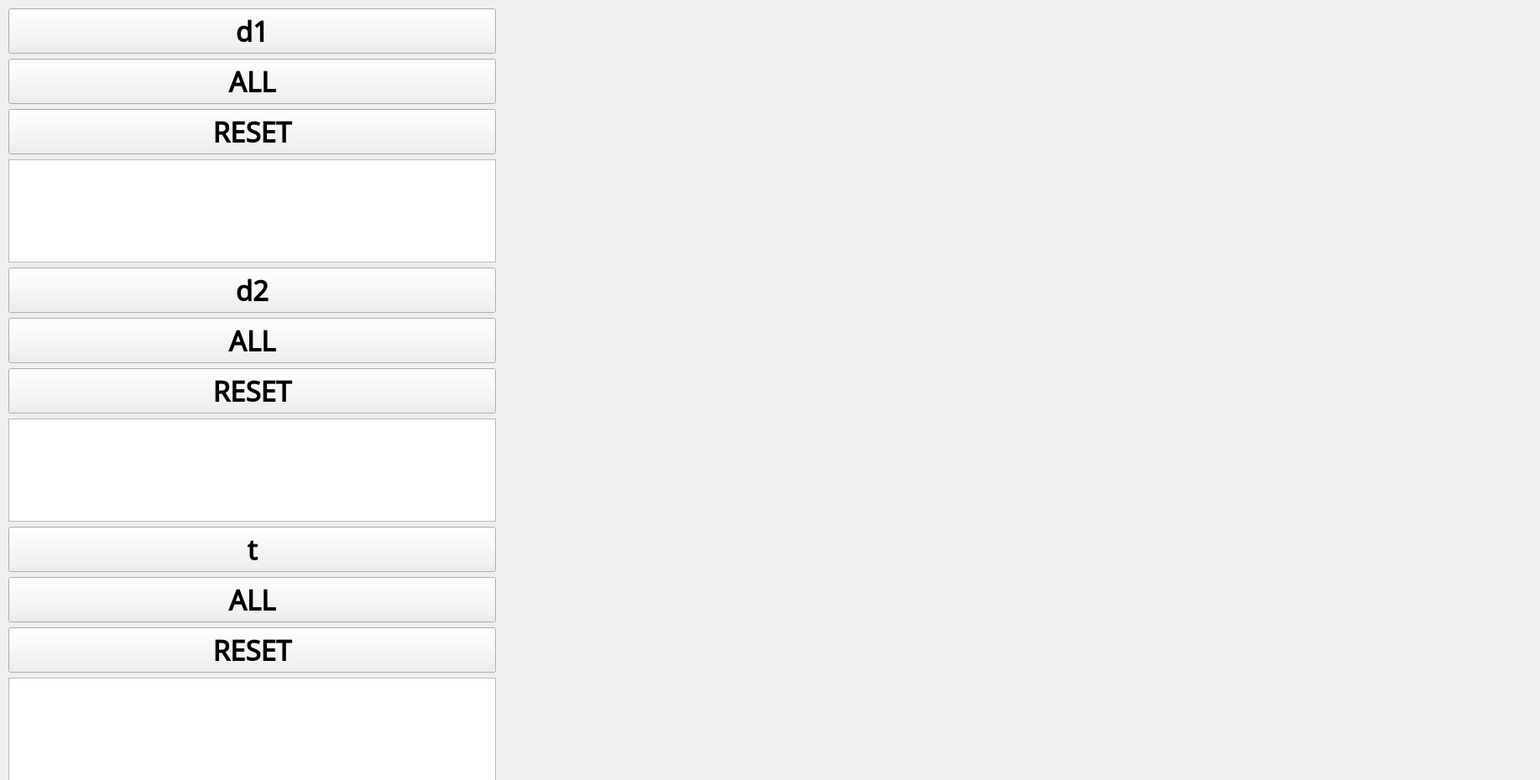
      <widget class="QWidget" name="scrollAreaWidgetContents_6">
       <property name="geometry">
        <rect>
         <x>0</x>
         <y>0</y>
         <width>1835</width>
         <height>930</height>
        </rect>
       </property>
       <widget class="QWidget" name="layoutWidget_4">
        <property name="geometry">
         <rect>
          <x>10</x>
          <y>10</y>
          <width>581</width>
          <height>921</height>
         </rect>
        </property>
        <layout class="QVBoxLayout" name="verticalLayout_5">
         <item>
          <widget class="QPushButton" name="pushButton_43">
           <property name="font">
            <font>
             <family>Noto Sans Bassa Vah</family>
             <pointsize>25</pointsize>
             <weight>75</weight>
             <bold>true</bold>
            </font>
           </property>
           <property name="text">
            <string>d1</string>
           </property>
          </widget>
         </item>
         <item>
          <widget class="QPushButton" name="pushButton_293">
           <property name="font">
            <font>
             <family>Noto Sans Bassa Vah</family>
             <pointsize>25</pointsize>
             <weight>75</weight>
             <bold>true</bold>
            </font>
           </property>
           <property name="text">
            <string>ALL</string>
           </property>
          </widget>
         </item>
         <item>
          <widget class="QPushButton" name="pushButton_278">
           <property name="font">
            <font>
             <family>Noto Sans Bassa Vah</family>
             <pointsize>25</pointsize>
             <weight>75</weight>
             <bold>true</bold>
            </font>
           </property>
           <property name="text">
            <string>RESET</string>
           </property>
          </widget>
         </item>
         <item>
          <widget class="QPlainTextEdit" name="plainTextEdit_13">
           <property name="font">
            <font>
             <pointsize>18</pointsize>
            </font>
           </property>
          </widget>
         </item>
         <item>
          <widget class="QPushButton" name="pushButton_44">
           <property name="font">
            <font>
             <family>Noto Sans Bassa Vah</family>
             <pointsize>25</pointsize>
             <weight>75</weight>
             <bold>true</bold>
            </font>
           </property>
           <property name="text">
            <string>d2</string>
           </property>
          </widget>
         </item>
         <item>
          <widget class="QPushButton" name="pushButton_294">
           <property name="font">
            <font>
             <family>Noto Sans Bassa Vah</family>
             <pointsize>25</pointsize>
             <weight>75</weight>
             <bold>true</bold>
            </font>
           </property>
           <property name="text">
            <string>ALL</string>
           </property>
          </widget>
         </item>
         <item>
          <widget class="QPushButton" name="pushButton_279">
           <property name="font">
            <font>
             <family>Noto Sans Bassa Vah</family>
             <pointsize>25</pointsize>
             <weight>75</weight>
             <bold>true</bold>
            </font>
           </property>
           <property name="text">
            <string>RESET</string>
           </property>
          </widget>
         </item>
         <item>
          <widget class="QPlainTextEdit" name="plainTextEdit_14">
           <property name="font">
            <font>
             <pointsize>18</pointsize>
            </font>
           </property>
          </widget>
         </item>
         <item>
          <widget class="QPushButton" name="pushButton_45">
           <property name="font">
            <font>
             <family>Noto Sans Bassa Vah</family>
             <pointsize>25</pointsize>
             <weight>75</weight>
             <bold>true</bold>
            </font>
           </property>
           <property name="text">
            <string>t</string>
           </property>
          </widget>
         </item>
         <item>
          <widget class="QPushButton" name="pushButton_295">
           <property name="font">
            <font>
             <family>Noto Sans Bassa Vah</family>
             <pointsize>25</pointsize>
             <weight>75</weight>
             <bold>true</bold>
            </font>
           </property>
           <property name="text">
            <string>ALL</string>
           </property>
          </widget>
         </item>
         <item>
          <widget class="QPushButton" name="pushButton_280">
           <property name="font">
            <font>
             <family>Noto Sans Bassa Vah</family>
             <pointsize>25</pointsize>
             <weight>75</weight>
             <bold>true</bold>
            </font>
           </property>
           <property name="text">
            <string>RESET</string>
           </property>
          </widget>
         </item>
         <item>
          <widget class="QPlainTextEdit" name="plainTextEdit_15">
           <property name="font">
            <font>
             <pointsize>18</pointsize>
            </font>
           </property>
          </widget>
         </item>
        </layout>
       </widget>
       <widget class="QLabel" name="label_5">
        <property name="geometry">
         <rect>
          <x>600</x>
          <y>10</y>
          <width>931</width>
          <height>801</height>
         </rect>
        </property>
        <property name="text">
         <string/>
        </property>
        <property name="pixmap">
         <pixmap>KarateClubN34.svg</pixmap>
        </property>
       </widget>
       <widget class="QPushButton" name="pushButton_78">
        <property name="geometry">
         <rect>
          <x>730</x>
          <y>370</y>
          <width>101</width>
          <height>101</height>
         </rect>
        </property>
        <property name="styleSheet">
         <string notr="true">background-color: rgba(0,0,0,0); border: none;</string>
        </property>
        <property name="text">
         <string/>
        </property>
       </widget>
       <widget class="QPushButton" name="pushButton_79">
        <property name="geometry">
         <rect>
          <x>960</x>
          <y>340</y>
          <width>71</width>
          <height>71</height>
         </rect>
        </property>
        <property name="styleSheet">
         <string notr="true">background-color: rgba(0,0,0,0); border: none;</string>
        </property>
        <property name="text">
         <string/>
        </property>
       </widget>
       <widget class="QPushButton" name="pushButton_80">
        <property name="geometry">
         <rect>
          <x>1080</x>
          <y>470</y>
          <width>61</width>
          <height>61</height>
         </rect>
        </property>
        <property name="styleSheet">
         <string notr="true">background-color: rgba(0,0,0,0); border: none;</string>
        </property>
        <property name="text">
         <string/>
        </property>
       </widget>
       <widget class="QPushButton" name="pushButton_81">
        <property name="geometry">
         <rect>
          <x>870</x>
          <y>520</y>
          <width>41</width>
          <height>51</height>
         </rect>
        </property>
        <property name="styleSheet">
         <string notr="true">background-color: rgba(0,0,0,0); border: none;</string>
        </property>
        <property name="text">
         <string/>
        </property>
       </widget>
       <widget class="QPushButton" name="pushButton_82">
        <property name="geometry">
         <rect>
          <x>610</x>
          <y>410</y>
          <width>41</width>
          <height>51</height>
         </rect>
        </property>
        <property name="styleSheet">
         <string notr="true">background-color: rgba(0,0,0,0); border: none;</string>
        </property>
        <property name="text">
         <string/>
        </property>
       </widget>
       <widget class="QPushButton" name="pushButton_83">
        <property name="geometry">
         <rect>
          <x>700</x>
          <y>580</y>
          <width>41</width>
          <height>51</height>
         </rect>
        </property>
        <property name="styleSheet">
         <string notr="true">background-color: rgba(0,0,0,0); border: none;</string>
        </property>
        <property name="text">
         <string/>
        </property>
       </widget>
       <widget class="QPushButton" name="pushButton_84">
        <property name="geometry">
         <rect>
          <x>660</x>
          <y>480</y>
          <width>41</width>
          <height>51</height>
         </rect>
        </property>
        <property name="styleSheet">
         <string notr="true">background-color: rgba(0,0,0,0); border: none;</string>
        </property>
        <property name="text">
         <string/>
        </property>
       </widget>
       <widget class="QPushButton" name="pushButton_85">
        <property name="geometry">
         <rect>
          <x>830</x>
          <y>310</y>
          <width>51</width>
          <height>51</height>
         </rect>
        </property>
        <property name="styleSheet">
         <string notr="true">background-color: rgba(0,0,0,0); border: none;</string>
        </property>
        <property name="text">
         <string/>
        </property>
       </widget>
       <widget class="QPushButton" name="pushButton_86">
        <property name="geometry">
         <rect>
          <x>1100</x>
          <y>240</y>
          <width>51</width>
          <height>51</height>
         </rect>
        </property>
        <property name="styleSheet">
         <string notr="true">background-color: rgba(0,0,0,0); border: none;</string>
        </property>
        <property name="text">
         <string/>
        </property>
       </widget>
       <widget class="QPushButton" name="pushButton_87">
        <property name="geometry">
         <rect>
          <x>1060</x>
          <y>300</y>
          <width>51</width>
          <height>51</height>
         </rect>
        </property>
        <property name="styleSheet">
         <string notr="true">background-color: rgba(0,0,0,0); border: none;</string>
        </property>
        <property name="text">
         <string/>
        </property>
       </widget>
       <widget class="QPushButton" name="pushButton_88">
        <property name="geometry">
         <rect>
          <x>660</x>
          <y>330</y>
          <width>51</width>
          <height>51</height>
         </rect>
        </property>
        <property name="styleSheet">
         <string notr="true">background-color: rgba(0,0,0,0); border: none;</string>
        </property>
        <property name="text">
         <string/>
        </property>
       </widget>
       <widget class="QPushButton" name="pushButton_89">
        <property name="geometry">
         <rect>
          <x>710</x>
          <y>270</y>
          <width>51</width>
          <height>51</height>
         </rect>
        </property>
        <property name="styleSheet">
         <string notr="true">background-color: rgba(0,0,0,0); border: none;</string>
        </property>
        <property name="text">
         <string/>
        </property>
       </widget>
       <widget class="QPushButton" name="pushButton_90">
        <property name="geometry">
         <rect>
          <x>710</x>
          <y>490</y>
          <width>51</width>
          <height>51</height>
         </rect>
        </property>
        <property name="styleSheet">
         <string notr="true">background-color: rgba(0,0,0,0); border: none;</string>
        </property>
        <property name="text">
         <string/>
        </property>
       </widget>
       <widget class="QPushButton" name="pushButton_91">
        <property name="geometry">
         <rect>
          <x>920</x>
          <y>480</y>
          <width>51</width>
          <height>51</height>
         </rect>
        </property>
        <property name="styleSheet">
         <string notr="true">background-color: rgba(0,0,0,0); border: none;</string>
        </property>
        <property name="text">
         <string/>
        </property>
       </widget>
       <widget class="QPushButton" name="pushButton_92">
        <property name="geometry">
         <rect>
          <x>1240</x>
          <y>350</y>
          <width>31</width>
          <height>21</height>
         </rect>
        </property>
        <property name="styleSheet">
         <string notr="true">background-color: rgba(0,0,0,0); border: none;</string>
        </property>
        <property name="text">
         <string/>
        </property>
       </widget>
       <widget class="QPushButton" name="pushButton_93">
        <property name="geometry">
         <rect>
          <x>1250</x>
          <y>310</y>
          <width>31</width>
          <height>31</height>
         </rect>
        </property>
        <property name="styleSheet">
         <string notr="true">background-color: rgba(0,0,0,0); border: none;</string>
        </property>
        <property name="text">
         <string/>
        </property>
       </widget>
       <widget class="QPushButton" name="pushButton_94">
        <property name="geometry">
         <rect>
          <x>640</x>
          <y>550</y>
          <width>51</width>
          <height>51</height>
         </rect>
        </property>
        <property name="styleSheet">
         <string notr="true">background-color: rgba(0,0,0,0); border: none;</string>
        </property>
        <property name="text">
         <string/>
        </property>
       </widget>
       <widget class="QPushButton" name="pushButton_95">
        <property name="geometry">
         <rect>
          <x>800</x>
          <y>570</y>
          <width>51</width>
          <height>51</height>
         </rect>
        </property>
        <property name="styleSheet">
         <string notr="true">background-color: rgba(0,0,0,0); border: none;</string>
        </property>
        <property name="text">
         <string/>
        </property>
       </widget>
       <widget class="QPushButton" name="pushButton_96">
        <property name="geometry">
         <rect>
          <x>1240</x>
          <y>220</y>
          <width>51</width>
          <height>51</height>
         </rect>
        </property>
        <property name="styleSheet">
         <string notr="true">background-color: rgba(0,0,0,0); border: none;</string>
        </property>
        <property name="text">
         <string/>
        </property>
       </widget>
       <widget class="QPushButton" name="pushButton_97">
        <property name="geometry">
         <rect>
          <x>850</x>
          <y>180</y>
          <width>51</width>
          <height>51</height>
         </rect>
        </property>
        <property name="styleSheet">
         <string notr="true">background-color: rgba(0,0,0,0); border: none;</string>
        </property>
        <property name="text">
         <string/>
        </property>
       </widget>
       <widget class="QPushButton" name="pushButton_98">
        <property name="geometry">
         <rect>
          <x>1170</x>
          <y>260</y>
          <width>51</width>
          <height>51</height>
         </rect>
        </property>
        <property name="styleSheet">
         <string notr="true">background-color: rgba(0,0,0,0); border: none;</string>
        </property>
        <property name="text">
         <string/>
        </property>
       </widget>
       <widget class="QPushButton" name="pushButton_99">
        <property name="geometry">
         <rect>
          <x>770</x>
          <y>220</y>
          <width>51</width>
          <height>51</height>
         </rect>
        </property>
        <property name="styleSheet">
         <string notr="true">background-color: rgba(0,0,0,0); border: none;</string>
        </property>
        <property name="text">
         <string/>
        </property>
       </widget>
       <widget class="QPushButton" name="pushButton_100">
        <property name="geometry">
         <rect>
          <x>1190</x>
          <y>490</y>
          <width>51</width>
          <height>51</height>
         </rect>
        </property>
        <property name="styleSheet">
         <string notr="true">background-color: rgba(0,0,0,0); border: none;</string>
        </property>
        <property name="text">
         <string/>
        </property>
       </widget>
       <widget class="QPushButton" name="pushButton_101">
        <property name="geometry">
         <rect>
          <x>1360</x>
          <y>360</y>
          <width>51</width>
          <height>51</height>
         </rect>
        </property>
        <property name="styleSheet">
         <string notr="true">background-color: rgba(0,0,0,0); border: none;</string>
        </property>
        <property name="text">
         <string/>
        </property>
       </widget>
       <widget class="QPushButton" name="pushButton_102">
        <property name="geometry">
         <rect>
          <x>1170</x>
          <y>640</y>
          <width>51</width>
          <height>51</height>
         </rect>
        </property>
        <property name="styleSheet">
         <string notr="true">background-color: rgba(0,0,0,0); border: none;</string>
        </property>
        <property name="text">
         <string/>
        </property>
       </widget>
       <widget class="QPushButton" name="pushButton_103">
        <property name="geometry">
         <rect>
          <x>1290</x>
          <y>630</y>
          <width>51</width>
          <height>51</height>
         </rect>
        </property>
        <property name="styleSheet">
         <string notr="true">background-color: rgba(0,0,0,0); border: none;</string>
        </property>
        <property name="text">
         <string/>
        </property>
       </widget>
       <widget class="QPushButton" name="pushButton_104">
        <property name="geometry">
         <rect>
          <x>1420</x>
          <y>390</y>
          <width>51</width>
          <height>51</height>
         </rect>
        </property>
        <property name="styleSheet">
         <string notr="true">background-color: rgba(0,0,0,0); border: none;</string>
        </property>
        <property name="text">
         <string/>
        </property>
       </widget>
       <widget class="QPushButton" name="pushButton_105">
        <property name="geometry">
         <rect>
          <x>1240</x>
          <y>570</y>
          <width>51</width>
          <height>51</height>
         </rect>
        </property>
        <property name="styleSheet">
         <string notr="true">background-color: rgba(0,0,0,0); border: none;</string>
        </property>
        <property name="text">
         <string/>
        </property>
       </widget>
       <widget class="QPushButton" name="pushButton_106">
        <property name="geometry">
         <rect>
          <x>980</x>
          <y>440</y>
          <width>51</width>
          <height>51</height>
         </rect>
        </property>
        <property name="styleSheet">
         <string notr="true">background-color: rgba(0,0,0,0); border: none;</string>
        </property>
        <property name="text">
         <string/>
        </property>
       </widget>
       <widget class="QPushButton" name="pushButton_107">
        <property name="geometry">
         <rect>
          <x>1280</x>
          <y>130</y>
          <width>51</width>
          <height>51</height>
         </rect>
        </property>
        <property name="styleSheet">
         <string notr="true">background-color: rgba(0,0,0,0); border: none;</string>
        </property>
        <property name="text">
         <string/>
        </property>
       </widget>
       <widget class="QPushButton" name="pushButton_108">
        <property name="geometry">
         <rect>
          <x>1150</x>
          <y>170</y>
          <width>51</width>
          <height>51</height>
         </rect>
        </property>
        <property name="styleSheet">
         <string notr="true">background-color: rgba(0,0,0,0); border: none;</string>
        </property>
        <property name="text">
         <string/>
        </property>
       </widget>
       <widget class="QPushButton" name="pushButton_109">
        <property name="geometry">
         <rect>
          <x>1160</x>
          <y>570</y>
          <width>51</width>
          <height>51</height>
         </rect>
        </property>
        <property name="styleSheet">
         <string notr="true">background-color: rgba(0,0,0,0); border: none;</string>
        </property>
        <property name="text">
         <string/>
        </property>
       </widget>
       <widget class="QPushButton" name="pushButton_110">
        <property name="geometry">
         <rect>
          <x>1250</x>
          <y>430</y>
          <width>71</width>
          <height>81</height>
         </rect>
        </property>
        <property name="styleSheet">
         <string notr="true">background-color: rgba(0,0,0,0); border: none;</string>
        </property>
        <property name="text">
         <string/>
        </property>
       </widget>
       <widget class="QPushButton" name="pushButton_111">
        <property name="geometry">
         <rect>
          <x>1140</x>
          <y>380</y>
          <width>81</width>
          <height>91</height>
         </rect>
        </property>
        <property name="styleSheet">
         <string notr="true">background-color: rgba(0,0,0,0); border: none;</string>
        </property>
        <property name="text">
         <string/>
        </property>
       </widget>
      </widget>
